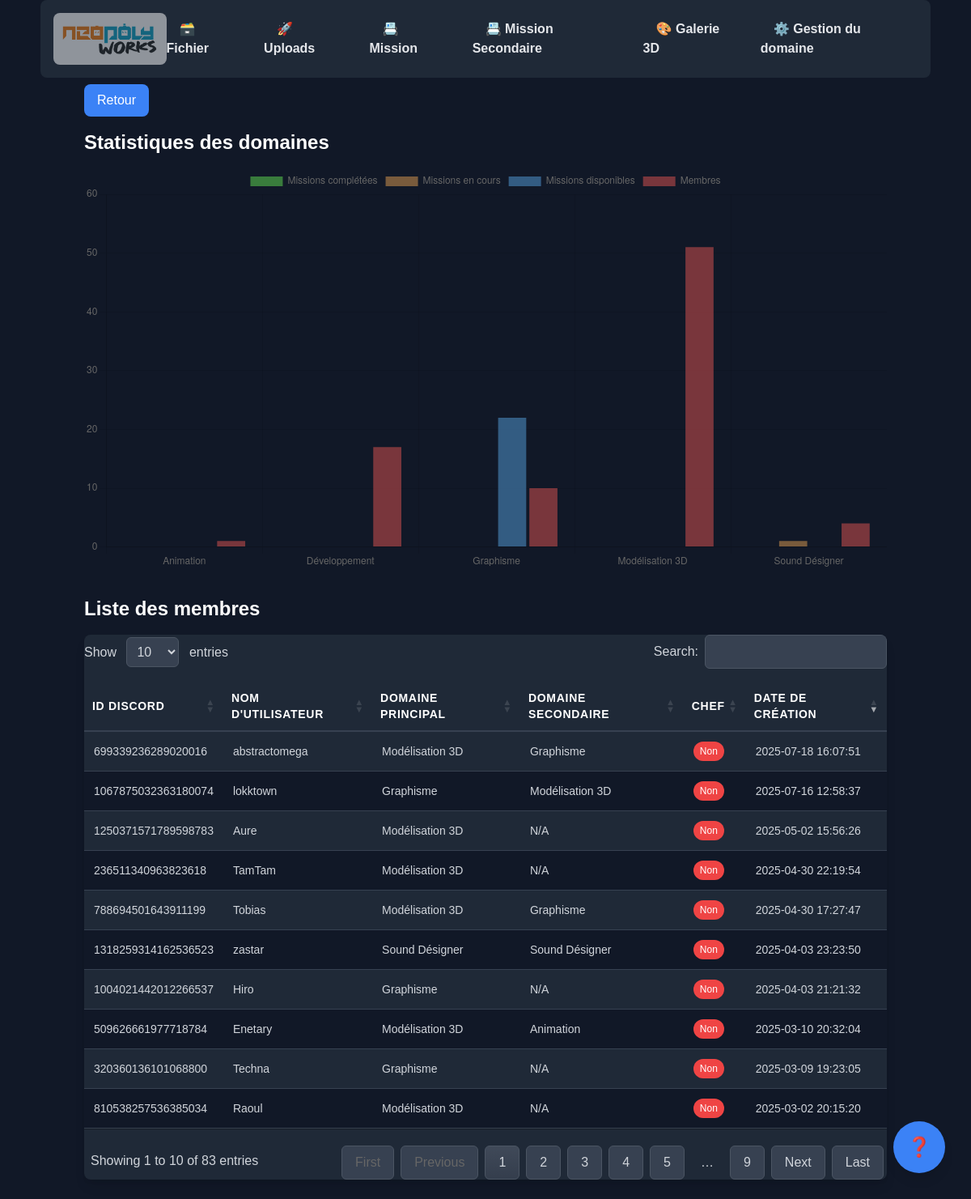
Page /analytics.php on the committed database.
### tables this page shows
CREATE TABLE `user` (
  `username` varchar(255) NOT NULL,
  `userId` varchar(50) NOT NULL,
  `chefs` tinyint(1) NOT NULL DEFAULT 0,
  `referent` tinyint(1) NOT NULL DEFAULT 0,
  `domaine_id` int(11) NOT NULL,
  `domaine_id_secondary` int(11) DEFAULT NULL,
  `created_at` timestamp NULL DEFAULT current_timestamp(),
  `last_login` timestamp NULL DEFAULT NULL
);

CREATE TABLE `domaine` (
  `id` int(11) NOT NULL,
  `name` varchar(50) NOT NULL
);

### CONTROLLERS/MainController.php (called while the page is built, shortened)
<?php
require_once __DIR__ . '/../CONFIG/database.php';
require_once __DIR__ . '/../MODELS/Main.php';
class MainController
{
    private $userModel;
    public function __construct()
    {
        $db = new Database();
        $this->userModel = new Main($db->connect());
    }
    public function giveAllDomaine()
    {
        return $this->userModel->giveAllDomaine();
    }
    public function getMissionsByDomainCompleted($domainId)
    {
        return $this->userModel->getMissionsByDomainCompleted($domainId);
    }
    public function getMissionsByDomainPending($domainId)
    {
        return $this->userModel->getMissionsByDomainPending($domainId);
    }
    public function getMissionsByDomainAvailable($domainId)
    {
        return $this->userModel->getMissionsByDomainAvailable($domainId);
    }
    public function getPeopleByDomain($domainId)
    {
        return $this->userModel->getPeopleByDomain($domainId);
    }
    public function getDomainName($domainId)
    {
        return $this->userModel->getDomainName($domainId);
    }
    public function getAllMembers()
    {
        return $this->userModel->getAllMembers();
    }
}

### CONFIG/database.php (called while the page is built, shortened)
<?php
class Database
{
    private $host = "localhost";
    private $dbname = "u316670446_devdepots";
    private $username = "u316670446_devdepots";
    private $password = "ak.QDT44AEdtqwS";
    public function connect()
    {
        $this->conn = null;
        try {
            $this->conn = new \PDO("mysql:host=" . $this->host . ";port=3306;dbname=" . $this->dbname, $this->username, $this->password);
            $this->conn->exec("set names utf8mb4");
        } catch (\PDOException $exception) {
            die("Connection error: " . $exception->getMessage());
        }
        return $this->conn;
    }
}
?>

### MODELS/Main.php (called while the page is built, shortened)
<?php
class Main
{
    private $db;
    public function __construct($db)
    {
        $this->db = $db;
    }
    public function giveAllDomaine()
    {
        try {
            $query = "SELECT * FROM domaine";
            $stmt = $this->db->prepare($query);
            $stmt->execute();
            return $stmt->fetchAll();
        } catch (\PDOException $e) {
            error_log($e->getMessage());
            return [];
        }
    }
    public function getMissionsByDomainCompleted($domainId)
    {
        try {
            $query = "SELECT * FROM missions WHERE domaine_id = :domainId AND status = 'completed'";
            $stmt = $this->db->prepare($query);
            $stmt->bindParam(':domainId', $domainId, \PDO::PARAM_INT);
            $stmt->execute();
            return $stmt->fetchAll();
        } catch (\PDOException $e) {
            error_log($e->getMessage());
            return [];
        }
    }
    public function getMissionsByDomainPending($domainId)
    {
        try {
            $query = "SELECT * FROM missions WHERE domaine_id = :domainId AND status = 'assigned'";
            $stmt = $this->db->prepare($query);
            $stmt->bindParam(':domainId', $domainId, \PDO::PARAM_INT);
            $stmt->execute();
            return $stmt->fetchAll();
        } catch (\PDOException $e) {
            error_log($e->getMessage());
            return [];
        }
    }
    public function getMissionsByDomainAvailable($domainId)
    {
        try {
            $query = "SELECT * FROM missions WHERE domaine_id = :domainId AND status = 'available'";
            $stmt = $this->db->prepare($query);
            $stmt->bindParam(':domainId', $domainId, \PDO::PARAM_INT);
            $stmt->execute();
            return $stmt->fetchAll();
        } catch (\PDOException $e) {
            error_log($e->getMessage());
            return [];
        }
    }
    public function getPeopleByDomain($domainId)
    {
        try {
            $query = "SELECT * FROM user WHERE domaine_id = :domainId";
            $stmt = $this->db->prepare($query);
            $stmt->bindParam(':domainId', $domainId, \PDO::PARAM_INT);
            $stmt->execute();
            return $stmt->fetchAll();
        } catch (\PDOException $e) {
            error_log($e->getMessage());
            return [];
        }
    }
    public function getDomainName($domainId)
    {
        try {
            $query = "SELECT name FROM domaine WHERE id = :domainId";
            $stmt = $this->db->prepare($query);
            $stmt->bindParam(':domainId', $domainId, \PDO::PARAM_INT);
            $stmt->execute();
            $result = $stmt->fetch();
            return $result ? $result['name'] : '';
        } catch (\PDOException $e) {
            error_log($e->getMessage());
            return '';
        }
    }
    public function getAllMembers()
    {
        try {
            $query = "SELECT * FROM user";
            $stmt = $this->db->prepare($query);
            $stmt->execute();
            return $stmt->fetchAll();
        } catch (\PDOException $e) {
            error_log($e->getMessage());
            return false;
        }
    }
}

### analytics.php (the view, shortened to what this page needs)
<?php
require_once __DIR__ . '/CONTROLLERS/MainController.php';
$mainController = new MainController();
$currentDate = date('Y-m-d');
$completedByDomain = [];
$pendingByDomain = [];
$availableByDomain = [];
$peopleByDomain = [];
$domainNames = [];
$domains = $mainController->giveAllDomaine();
foreach ($domains as $domain) {
    $domainId = $domain['id'];
    $domainName = $domain['name'];
    $completedMissions = array_filter($mainController->getMissionsByDomainCompleted($domainId), function ($mission) use ($currentDate) {
        return $mission['deadline'] >= $currentDate;
    });
    $pendingMissions = array_filter($mainController->getMissionsByDomainPending($domainId), function ($mission) use ($currentDate) {
        return $mission['deadline'] >= $currentDate && $mission['start_date'] <= $currentDate;
    });
    $availableMissions = array_filter($mainController->getMissionsByDomainAvailable($domainId), function ($mission) use ($currentDate) {
        return $mission['deadline'] >= $currentDate && $mission['start_date'] <= $currentDate;
    });
    $completedByDomain[] = count($completedMissions);
    $pendingByDomain[] = count($pendingMissions);
    $availableByDomain[] = count($availableMissions);
    $peopleByDomain[] = count($mainController->getPeopleByDomain($domainId));
    $domainNames[] = $domainName;
}
$members = $mainController->getAllMembers();
require_once __DIR__ . "/INCLUDE/header.php";
?>
<link rel="stylesheet" type="text/css" href="https://cdn.datatables.net/1.11.3/css/jquery.dataTables.min.css">
<link rel="stylesheet" href="https://cdn.jsdelivr.net/npm/fullcalendar@6.1.15/main.min.css">
<a href="javascript:history.back()" class="inline-block px-4 py-2 bg-blue-500 text-white rounded-lg hover:bg-blue-600 transition-colors mb-4">Retour</a>
<h2 class="text-2xl font-bold mb-4">Statistiques des domaines</h2>
<canvas id="myChart" class="mb-8"></canvas>
<h2 class="text-2xl font-bold mb-4">Liste des membres</h2>
<div class="overflow-x-auto rounded-lg shadow-lg bg-gray-800">
    <table id="membersTable" class="min-w-full divide-y divide-gray-700">
        <thead class="bg-gray-700">
            <tr>
                <th class="px-6 py-3 text-left text-sm font-semibold text-gray-300 uppercase tracking-wider">ID Discord</th>
                <th class="px-6 py-3 text-left text-sm font-semibold text-gray-300 uppercase tracking-wider">Nom d'utilisateur</th>
                <th class="px-6 py-3 text-left text-sm font-semibold text-gray-300 uppercase tracking-wider">Domaine Principal</th>
                <th class="px-6 py-3 text-left text-sm font-semibold text-gray-300 uppercase tracking-wider">Domaine Secondaire</th>
                <th class="px-6 py-3 text-left text-sm font-semibold text-gray-300 uppercase tracking-wider">Chef</th>
                <th class="px-6 py-3 text-left text-sm font-semibold text-gray-300 uppercase tracking-wider">Date de création</th>
            </tr>
        </thead>
        <tbody class="bg-gray-800 divide-y divide-gray-700">
            <?php foreach ($members as $member) : ?>
                <tr class="hover:bg-gray-750 transition-colors">
                    <td class="px-6 py-4 text-sm text-gray-300"><?php echo htmlspecialchars($member['userId']); ?></td>
                    <td class="px-6 py-4 text-sm text-gray-300"><?php echo htmlspecialchars($member['username']); ?></td>
                    <td class="px-6 py-4 text-sm text-gray-300"><?php echo htmlspecialchars($mainController->getDomainName($member['domaine_id'])); ?></td>
                    <td class="px-6 py-4 text-sm text-gray-300"><?php echo $member['domaine_id_secondary'] ? htmlspecialchars($mainController->getDomainName($member['domaine_id_secondary'])) : 'N/A'; ?></td>
                    <td class="px-6 py-4 text-sm text-gray-300">
                        <?php if ($member['chefs']) : ?>
                            <span class="inline-block px-2 py-1 bg-green-500 text-white text-xs rounded-full">Oui</span>
                        <?php else : ?>
                            <span class="inline-block px-2 py-1 bg-red-500 text-white text-xs rounded-full">Non</span>
                        <?php endif; ?>
                    </td>
                    <td class="px-6 py-4 text-sm text-gray-300"><?php echo htmlspecialchars($member['created_at']); ?></td>
                </tr>
            <?php endforeach; ?>
        </tbody>
    </table>
</div>
<script>
    $(document).ready(function() {
        $('#membersTable').DataTable({
            language: {
                url: 'https://cdn.datatables.net/plug-ins/1.11.3/i18n/fr_fr.json'
            },
            dom: '<"flex justify-between items-center mb-4"<"flex"l><"flex"f>>rt<"flex justify-between items-center mt-4"<"flex"i><"flex"p>>',
            pagingType: 'full_numbers',
            lengthMenu: [10, 25, 50, 100],
            pageLength: 10,
            responsive: true,
            order: [
                [5, 'desc']
            ]
        });
    });
    const data = {
        labels: <?php echo json_encode($domainNames); ?>,
        completedByDomain: <?php echo json_encode($completedByDomain); ?>,
        pendingByDomain: <?php echo json_encode($pendingByDomain); ?>,
        availableByDomain: <?php echo json_encode($availableByDomain); ?>,
        peopleByDomain: <?php echo json_encode($peopleByDomain); ?>
    };
    new Chart(document.getElementById('myChart'), {
        type: 'bar',
        data: {
            labels: data.labels,
            datasets: [{
                label: 'Missions complétées',
                data: data.completedByDomain,
                backgroundColor: 'rgba(85, 192, 75, 0.6)'
            }, {
                label: 'Missions en cours',
                data: data.pendingByDomain,
                backgroundColor: 'rgba(192, 137, 75, 0.6)'
            }, {
                label: 'Missions disponibles',
                data: data.availableByDomain,
                backgroundColor: 'rgba(75, 139, 192, 0.6)'
            }, {
                label: 'Membres',
                data: data.peopleByDomain,
                backgroundColor: 'rgba(192, 75, 75, 0.6)'
            }]
        },
        options: {
            scales: {
                y: {
                    beginAtZero: true,
                    precision: 0
                }
            }
        }
    });
</script>
<?php require_once __DIR__ . "/INCLUDE/footer.php"; ?>

### INCLUDE/header.php (shortened to what this page needs)
<!DOCTYPE html>
<html lang="fr">
<head>
    <link rel="stylesheet" type="text/css" href="https://cdn.datatables.net/1.11.3/css/jquery.dataTables.min.css">
    <link href="https://cdn.jsdelivr.net/npm/tailwindcss@2.2.19/dist/tailwind.min.css" rel="stylesheet">
</head>
<body class="bg-gray-900 text-white">
    <header class="w-full h-20 sticky top-0 z-50 bg-transparent text-gray-200 ">
        <nav class="flex flex-wrap justify-between items-center w-11/12 mx-auto p-4 bg-gray-800 rounded-lg">
            <div class="flex items-center justify-between w-full">
                <a href="https://neopolyworks.fr/" class="flex items-center bg-white p-2 rounded-lg opacity-50 hover:opacity-100">
                    <img src="/INCLUDE/favicon.png" alt="icon" class="h-12">
                </a>
                <ul id="nav-links" class="hidden md:flex md:items-center md:space-x-5">
                    <li>
                        <a href="files.php" class="text-gray-200 font-semibold no-underline px-4 py-2 rounded-lg transition-all duration-300 hover:bg-gray-200 hover:text-gray-900 hover:shadow-md">
                            🗃️ Fichier
                        </a>
                    </li>
                    <li>
                        <a href="uploads.php" class="text-gray-200 font-semibold no-underline px-4 py-2 rounded-lg transition-all duration-300 hover:bg-gray-200 hover:text-gray-900 hover:shadow-md">
                            🚀 Uploads
                        </a>
                    </li>
                    <li>
                        <a href="mission.php" class="text-gray-200 font-semibold no-underline px-4 py-2 rounded-lg transition-all duration-300 hover:bg-gray-200 hover:text-gray-900 hover:shadow-md">
                            📇 Mission
                        </a>
                    </li>
                    <li>
                        <a href="missionSecondary.php" class="text-gray-200 font-semibold no-underline px-4 py-2 rounded-lg transition-all duration-300 hover:bg-gray-200 hover:text-gray-900 hover:shadow-md">
                            📇 Mission Secondaire
                        </a>
                    </li>
                    <li>
                        <a href="gallery3d.php" class="text-gray-200 font-semibold no-underline px-4 py-2 rounded-lg transition-all duration-300 hover:bg-gray-200 hover:text-gray-900 hover:shadow-md">
                            🎨 Galerie 3D
                        </a>
                    </li>
                    <li>
                        <a href="gestionDomaine.php" class="text-gray-200 font-semibold no-underline px-4 py-2 rounded-lg transition-all duration-300 hover:bg-gray-200 hover:text-gray-900 hover:shadow-md">
                            ⚙️ Gestion du domaine
                        </a>
                    </li>
                </ul>
            </div>
        </nav>
    </header>
    <a href="faq.php" class="fixed bottom-8 right-8 w-16 h-16 bg-blue-500 rounded-full flex items-center justify-center text-2xl shadow-lg hover:bg-blue-600 transition-colors z-50" title="FAQ">
        ❓
    </a>
    <div class="container mx-auto px-4 py-6">

### INCLUDE/footer.php (shortened to what this page needs)
</div>
</body>
</html>

### INCLUDE/header.php (style rules this page uses)
* { box-sizing: border-box; font-family: 'Exo2-Regular', sans-serif; padding: 0; margin: 0; }

### analytics.php (style rules this page uses)
table.dataTable thead th { background-color: #1f2937 !important; color: #ffffff !important; border-bottom: 2px solid #374151 !important; }
table.dataTable tbody td { background-color: #1f2937 !important; color: #d1d5db !important; padding: 12px !important; border-bottom: 1px solid #374151 !important; }
table.dataTable tbody tr:nth-child(odd) td { background-color: #1f2937 !important; }
table.dataTable tbody tr:nth-child(even) td { background-color: #111827 !important; }

### rows in the picture
user: userId "1004021442012266537", username "Hiro", domaine.name "Graphisme", domaine_id_secondary "N/A", chefs "Non", created_at "2025-04-03 21:21:32"
user: userId "1067875032363180074", username "lokktown", domaine.name "Graphisme", domaine_id_secondary.name "Modélisation 3D", chefs "Non", created_at "2025-07-16 12:58:37"
user: userId "1250371571789598783", username "Aure", domaine.name "Modélisation 3D", domaine_id_secondary "N/A", chefs "Non", created_at "2025-05-02 15:56:26"
user: userId "1318259314162536523", username "zastar", domaine.name "Sound Désigner", domaine_id_secondary.name "Sound Désigner", chefs "Non", created_at "2025-04-03 23:23:50"
user: userId "236511340963823618", username "TamTam", domaine.name "Modélisation 3D", domaine_id_secondary "N/A", chefs "Non", created_at "2025-04-30 22:19:54"
user: userId "320360136101068800", username "Techna", domaine.name "Graphisme", domaine_id_secondary "N/A", chefs "Non", created_at "2025-03-09 19:23:05"
user: userId "509626661977718784", username "Enetary", domaine.name "Modélisation 3D", domaine_id_secondary.name "Animation", chefs "Non", created_at "2025-03-10 20:32:04"
user: userId "699339236289020016", username "abstractomega", domaine.name "Modélisation 3D", domaine_id_secondary.name "Graphisme", chefs "Non", created_at "2025-07-18 16:07:51"
user: userId "788694501643911199", username "Tobias", domaine.name "Modélisation 3D", domaine_id_secondary.name "Graphisme", chefs "Non", created_at "2025-04-30 17:27:47"
user: userId "810538257536385034", username "Raoul", domaine.name "Modélisation 3D", domaine_id_secondary "N/A", chefs "Non", created_at "2025-03-02 20:15:20"

### other values in the picture
chart data {{ json_encode($completedByDomain) }} [0,0,0,0,0]
chart data {{ json_encode($pendingByDomain) }} [0,0,0,0,1]
chart data {{ json_encode($availableByDomain) }} [0,0,22,0,0]
